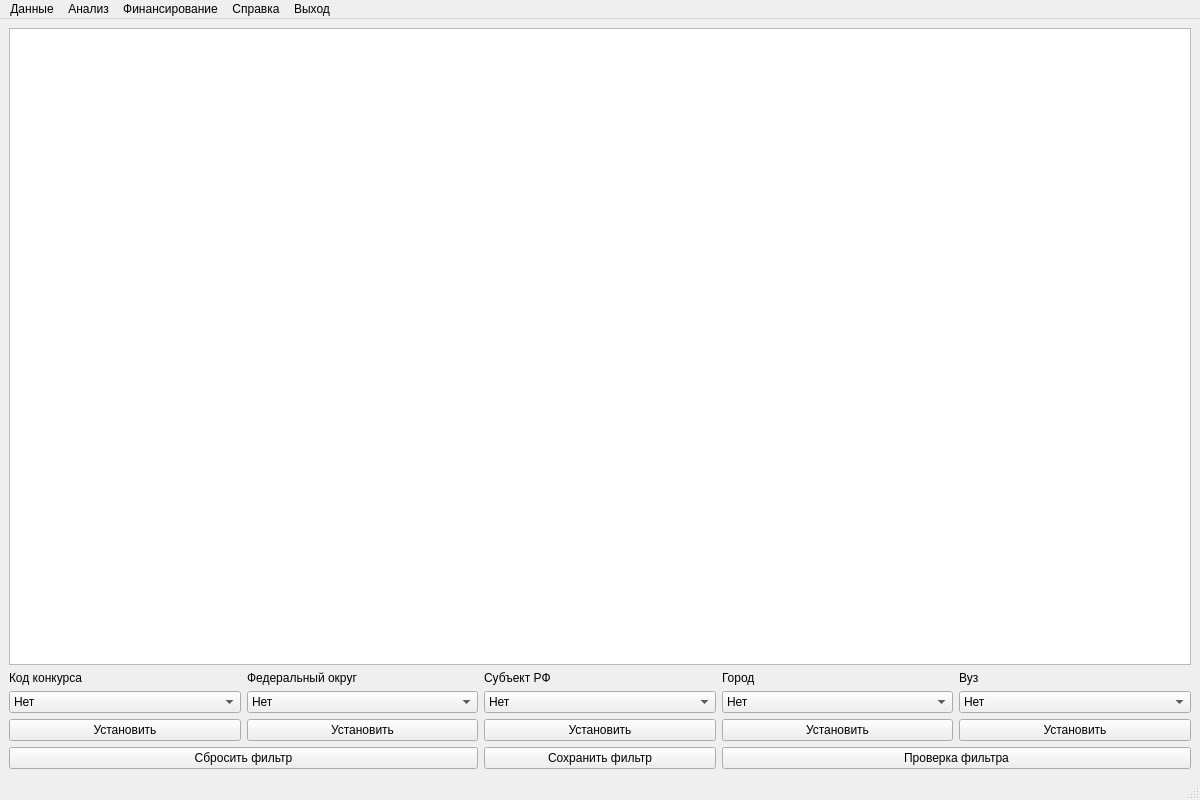
<?xml version="1.0" encoding="UTF-8"?>
<ui version="4.0">
 <class>HelpWindow</class>
 <widget class="QMainWindow" name="HelpWindow">
  <property name="geometry">
   <rect>
    <x>0</x>
    <y>0</y>
    <width>1200</width>
    <height>800</height>
   </rect>
  </property>
  <property name="mouseTracking">
   <bool>false</bool>
  </property>
  <property name="windowTitle">
   <string>Сопровождение конкурсов на соискание грантов — фильтрация проектов</string>
  </property>
  <widget class="QWidget" name="centralwidget">
   <layout class="QGridLayout" name="gridLayout">
    <item row="0" column="0" colspan="5">
     <widget class="QTableView" name="tableView">
      <property name="selectionMode">
       <enum>QAbstractItemView::SingleSelection</enum>
      </property>
      <property name="selectionBehavior">
       <enum>QAbstractItemView::SelectRows</enum>
      </property>
     </widget>
    </item>
    <item row="1" column="0">
     <widget class="QLabel" name="label_codkon">
      <property name="text">
       <string>Код конкурса</string>
      </property>
     </widget>
    </item>
    <item row="1" column="1">
     <widget class="QLabel" name="label_region">
      <property name="text">
       <string>Федеральный округ</string>
      </property>
     </widget>
    </item>
    <item row="1" column="2">
     <widget class="QLabel" name="label_oblname">
      <property name="text">
       <string>Субъект РФ</string>
      </property>
     </widget>
    </item>
    <item row="1" column="3">
     <widget class="QLabel" name="label_city">
      <property name="text">
       <string>Город</string>
      </property>
     </widget>
    </item>
    <item row="1" column="4">
     <widget class="QLabel" name="label_z2">
      <property name="text">
       <string>Вуз</string>
      </property>
     </widget>
    </item>
    <item row="2" column="0">
     <widget class="QComboBox" name="combo_box_filter_codkon">
      <item>
       <property name="text">
        <string>Нет</string>
       </property>
      </item>
     </widget>
    </item>
    <item row="2" column="1">
     <widget class="QComboBox" name="combo_box_filter_region">
      <item>
       <property name="text">
        <string>Нет</string>
       </property>
      </item>
     </widget>
    </item>
    <item row="2" column="2">
     <widget class="QComboBox" name="combo_box_filter_oblname">
      <item>
       <property name="text">
        <string>Нет</string>
       </property>
      </item>
     </widget>
    </item>
    <item row="2" column="3">
     <widget class="QComboBox" name="combo_box_filter_city">
      <item>
       <property name="text">
        <string>Нет</string>
       </property>
      </item>
     </widget>
    </item>
    <item row="2" column="4">
     <widget class="QComboBox" name="combo_box_filter_z2">
      <item>
       <property name="text">
        <string>Нет</string>
       </property>
      </item>
     </widget>
    </item>
    <item row="3" column="0">
     <widget class="QPushButton" name="push_button_set_codkon">
      <property name="text">
       <string>Установить</string>
      </property>
     </widget>
    </item>
    <item row="3" column="1">
     <widget class="QPushButton" name="push_button_set_region">
      <property name="text">
       <string>Установить</string>
      </property>
     </widget>
    </item>
    <item row="3" column="2">
     <widget class="QPushButton" name="push_button_set_oblname">
      <property name="text">
       <string>Установить</string>
      </property>
     </widget>
    </item>
    <item row="3" column="3">
     <widget class="QPushButton" name="push_button_set_city">
      <property name="text">
       <string>Установить</string>
      </property>
     </widget>
    </item>
    <item row="3" column="4">
     <widget class="QPushButton" name="push_button_set_z2">
      <property name="text">
       <string>Установить</string>
      </property>
     </widget>
    </item>
    <item row="4" column="0" colspan="2">
     <widget class="QPushButton" name="push_button_filter_reset">
      <property name="text">
       <string>Сбросить фильтр</string>
      </property>
     </widget>
    </item>
    <item row="4" column="2">
     <widget class="QPushButton" name="push_button_filter_save">
      <property name="text">
       <string>Сохранить фильтр</string>
      </property>
     </widget>
    </item>
    <item row="4" column="3" colspan="2">
     <widget class="QPushButton" name="push_button_filter_check">
      <property name="text">
       <string>Проверка фильтра</string>
      </property>
     </widget>
    </item>
   </layout>
  </widget>
  <widget class="QMenuBar" name="menubar">
   <property name="geometry">
    <rect>
     <x>0</x>
     <y>0</y>
     <width>1200</width>
     <height>21</height>
    </rect>
   </property>
   <widget class="QMenu" name="panel_data">
    <property name="title">
     <string>Данные</string>
    </property>
    <addaction name="panel_data_proj"/>
    <addaction name="panel_data_konk"/>
    <addaction name="panel_data_vuz"/>
   </widget>
   <widget class="QMenu" name="panel_analysis">
    <property name="title">
     <string>Анализ</string>
    </property>
    <addaction name="panel_analysis_vuz"/>
    <addaction name="panel_analysis_konk"/>
    <addaction name="panel_analysis_subj"/>
   </widget>
   <widget class="QMenu" name="panel_finance">
    <property name="title">
     <string>Финансирование</string>
    </property>
    <addaction name="panel_finance_action"/>
   </widget>
   <widget class="QMenu" name="panel_help">
    <property name="mouseTracking">
     <bool>true</bool>
    </property>
    <property name="title">
     <string>Справка</string>
    </property>
    <addaction name="panel_help_view"/>
    <addaction name="separator"/>
    <addaction name="panel_help_prog"/>
   </widget>
   <widget class="QMenu" name="panel_exit">
    <property name="title">
     <string>Выход</string>
    </property>
    <addaction name="panel_exit_action"/>
   </widget>
   <addaction name="panel_data"/>
   <addaction name="panel_analysis"/>
   <addaction name="panel_finance"/>
   <addaction name="panel_help"/>
   <addaction name="panel_exit"/>
  </widget>
  <widget class="QStatusBar" name="statusbar"/>
  <action name="panel_data_proj">
   <property name="text">
    <string>Проекты</string>
   </property>
  </action>
  <action name="panel_data_konk">
   <property name="checkable">
    <bool>false</bool>
   </property>
   <property name="text">
    <string>Конкурсы</string>
   </property>
  </action>
  <action name="panel_data_vuz">
   <property name="text">
    <string>Вузы</string>
   </property>
  </action>
  <action name="panel_help_view">
   <property name="text">
    <string>Просмотреть справку</string>
   </property>
  </action>
  <action name="panel_help_prog">
   <property name="text">
    <string>О программе</string>
   </property>
  </action>
  <action name="panel_exit_action">
   <property name="text">
    <string>Выход</string>
   </property>
  </action>
  <action name="panel_analysis_vuz">
   <property name="text">
    <string>по вузам</string>
   </property>
  </action>
  <action name="panel_analysis_konk">
   <property name="text">
    <string>по конкурсам</string>
   </property>
  </action>
  <action name="panel_analysis_subj">
   <property name="text">
    <string>по субъектам РФ</string>
   </property>
  </action>
  <action name="panel_finance_action">
   <property name="text">
    <string>Финансирование</string>
   </property>
  </action>
 </widget>
 <resources/>
 <connections/>
</ui>
